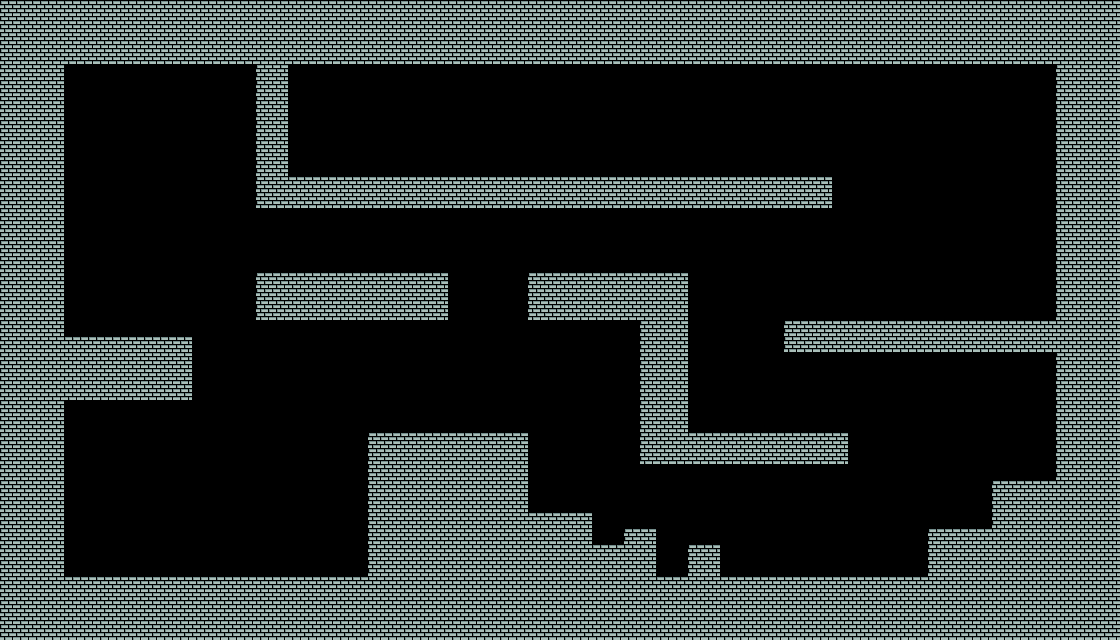

A 2D game scene composited from a Tiled map and its tileset images. What follows is a short description and the map's XML, with each tile layer's data collapsed to a summary:
An orthogonal 70x40 tile map with 16x16 px tiles, 1 tile layer (Tiles) and 42 objects (19x Platform, 9x HObject, Start, End, Guns, ...).

<map version="1.10" tiledversion="1.10.2" orientation="orthogonal" renderorder="right-down" width="70" height="40" tilewidth="16" tileheight="16" infinite="0" nextlayerid="5" nextobjectid="95">
 <tileset firstgid="1" name="Tiles" tilewidth="16" tileheight="16" tilecount="16" columns="4">
  <image source="../images/Tiles.png" width="64" height="64" />
 </tileset>
 <layer id="1" name="Tiles" width="70" height="40">
  <data>[2800 cells, 1237 non-empty, 1 distinct tile ids]</data>
 </layer>
 <objectgroup id="2" name="SpawnPoints">
  <object id="14" name="Start" type="Start" x="320" y="160">
   <point />
  </object>
  <object id="15" name="End" type="End" x="112" y="560">
   <point />
  </object>
  <object id="67" name="Guns" type="Guns" x="400" y="160">
   <point />
  </object>
 </objectgroup>
 <objectgroup id="3" name="Colliders">
  <object id="10" name="HObject" type="HObject" x="720" y="336" width="64" height="48">
   <properties>
    <property name="AtomicSize" type="float" value="5" />
    <property name="HotHeight" type="object" value="32" />
    <property name="TemperatureChangeRate" type="float" value="0.5" />
    <property name="TemperatureFactor" type="float" value="0" />
   </properties>
  </object>
  <object id="32" x="720" y="272">
   <point />
  </object>
  <object id="33" name="HObject" type="HObject" x="832" y="64" width="48" height="112">
   <properties>
    <property name="AtomicSize" type="float" value="5" />
    <property name="ColdHeight" type="object" value="34" />
    <property name="TemperatureChangeRate" type="float" value="0.8" />
    <property name="TemperatureFactor" type="float" value="1" />
   </properties>
  </object>
  <object id="34" x="832" y="144">
   <point />
  </object>
  <object id="38" name="HObject" type="HObject" x="448" y="96" width="48" height="80">
   <properties>
    <property name="AtomicSize" type="float" value="5" />
    <property name="HotHeight" type="object" value="39" />
    <property name="TemperatureChangeRate" type="float" value="0.5" />
    <property name="TemperatureFactor" type="float" value="0" />
   </properties>
  </object>
  <object id="39" x="448" y="64">
   <point />
  </object>
  <object id="43" type="Platform" x="0" y="0" width="1056" height="64" />
  <object id="44" type="Platform" x="0" y="64" width="64" height="576" />
  <object id="45" type="Platform" x="64" y="576" width="992" height="64" />
  <object id="46" type="Platform" x="1056" y="0" width="63" height="640" />
  <object id="54" type="Platform" x="256" y="64" width="32" height="144" />
  <object id="56" type="Platform" x="288" y="176" width="544" height="32" />
  <object id="61" type="Platform" x="784" y="320" width="272" height="32" />
  <object id="69" name="HObject" type="HObject" x="608" y="96" width="48" height="80">
   <properties>
    <property name="AtomicSize" type="float" value="5" />
    <property name="HotHeight" type="object" value="70" />
    <property name="TemperatureChangeRate" type="float" value="0.5" />
    <property name="TemperatureFactor" type="float" value="0" />
   </properties>
  </object>
  <object id="70" x="608" y="64">
   <point />
  </object>
  <object id="71" name="HObject" type="HObject" x="448" y="320" width="80" height="48">
   <properties>
    <property name="AtomicSize" type="float" value="5" />
    <property name="HotHeight" type="object" value="72" />
    <property name="TemperatureChangeRate" type="float" value="0.5" />
    <property name="TemperatureFactor" type="float" value="0" />
   </properties>
  </object>
  <object id="72" x="448" y="272">
   <point />
  </object>
  <object id="73" name="HObject" type="HObject" x="848" y="352" width="80" height="144">
   <properties>
    <property name="AtomicSize" type="float" value="5" />
    <property name="ColdHeight" type="object" value="74" />
    <property name="TemperatureChangeRate" type="float" value="0.5" />
    <property name="TemperatureFactor" type="float" value="1" />
   </properties>
  </object>
  <object id="74" x="848" y="432">
   <point />
  </object>
  <object id="76" name="HObject" type="HObject" x="528" y="496" width="32" height="16">
   <properties>
    <property name="AtomicSize" type="float" value="5" />
    <property name="HotHeight" type="object" value="77" />
    <property name="TemperatureChangeRate" type="float" value="0.5" />
    <property name="TemperatureFactor" type="float" value="0" />
   </properties>
  </object>
  <object id="77" x="528" y="432">
   <point />
  </object>
  <object id="78" name="HObject" type="HObject" x="192" y="320" width="64" height="32">
   <properties>
    <property name="AtomicSize" type="float" value="5" />
    <property name="ColdHeight" type="object" value="79" />
    <property name="TemperatureChangeRate" type="float" value="0.5" />
    <property name="TemperatureFactor" type="float" value="1" />
   </properties>
  </object>
  <object id="79" x="192" y="480">
   <point />
  </object>
  <object id="80" type="Platform" x="64" y="336" width="128" height="64" />
  <object id="81" type="Platform" x="256" y="272" width="192" height="48" />
  <object id="82" type="Platform" x="528" y="272" width="160" height="48" />
  <object id="83" type="Platform" x="640" y="320" width="48" height="144" />
  <object id="84" type="Platform" x="688" y="432" width="160" height="32" />
  <object id="85" type="Platform" x="992" y="480" width="64" height="96" />
  <object id="86" type="Platform" x="928" y="528" width="64" height="48" />
  <object id="87" type="Platform" x="688" y="544" width="32" height="32" />
  <object id="88" type="Platform" x="624" y="528" width="32" height="48" />
  <object id="89" type="Platform" x="368" y="544" width="256" height="32" />
  <object id="90" type="Platform" x="368" y="432" width="160" height="112" />
  <object id="91" type="Platform" x="528" y="512" width="64" height="32" />
  <object id="92" name="HObject" type="HObject" x="304" y="432" width="64" height="32">
   <properties>
    <property name="AtomicSize" type="float" value="5" />
    <property name="ColdHeight" type="object" value="93" />
    <property name="TemperatureChangeRate" type="float" value="0.5" />
    <property name="TemperatureFactor" type="float" value="1" />
   </properties>
  </object>
  <object id="93" x="304" y="560">
   <point />
  </object>
 </objectgroup>
 <objectgroup id="4" name="AudioTriggers">
  <object id="18" name="Button Instructions" type="Trigger" x="400" y="128" width="48" height="48">
   <properties>
    <property name="Audio" type="file" value="../audio/Level4-GunSwitch.mp3" />
    <property name="HoldInput" type="bool" value="false" />
   </properties>
  </object>
  <object id="94" name="Intro" type="AutoStart" x="320" y="112">
   <properties>
    <property name="Audio" type="file" value="../audio/Level4-Intro.mp3" />
   </properties>
   <point />
  </object>
 </objectgroup>
</map>
